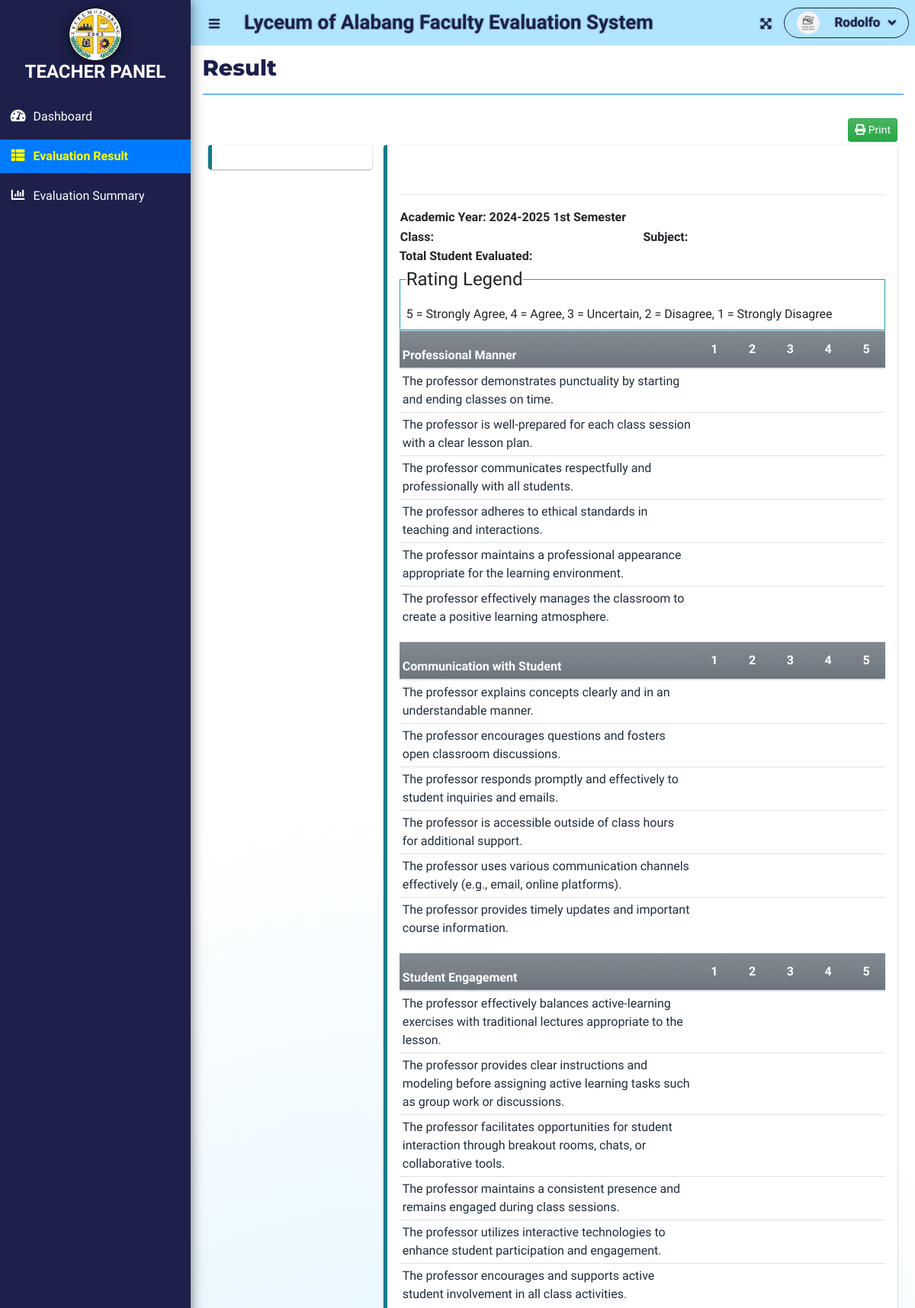
Screenshot of /index.php?page=result (signed in, upper part) with the database file from the repository.
### tables this page shows
CREATE TABLE `criteria_list` (
  `id` int(30) NOT NULL,
  `criteria` text NOT NULL,
  `order_by` int(30) NOT NULL
);

CREATE TABLE `question_list` (
  `id` int(30) NOT NULL,
  `academic_id` int(30) NOT NULL,
  `question` text NOT NULL,
  `order_by` int(30) NOT NULL,
  `criteria_id` int(30) NOT NULL
);

### faculty/result.php (the view, shortened to what this page needs)
<?php
function ordinal_suffix($num)
{
    $num = $num % 100;
    if ($num < 11 || $num > 13) {
        switch ($num % 10) {
            case 1:
                return $num . 'st';
        }
    }
    return $num . 'th';
}
?>
<div class="col-lg-12">
    <div class="row">
        <div class="col-md-12 mb-1">
            <div class="d-flex justify-content-end w-100">
                <button class="btn btn-sm btn-success bg-gradient-success" onclick="window.print()"><i class="fa fa-print"></i> Print</button>
            </div>
        </div>
    </div>
    <div class="row">
        <div class="col-md-3">
            <div class="callout callout-info">
            </div>
        </div>
        <div class="col-md-9">
            <div class="callout callout-info" id="printable">
                <div>
                    <h3 class="text-center">Evaluation Report</h3>
                    <hr>
                    <table width="100%">
                        <tr>
                            <td width="50%">
                                <p><b>Academic Year: <span id="ay"><?php echo $_SESSION['academic']['year'] . ' ' . (ordinal_suffix($_SESSION['academic']['semester'])) ?> Semester</span></b></p>
                            </td>
                            <td></td>
                        </tr>
                        <tr>
                            <td width="50%">
                                <p><b>Class: <span id="classField"></span></b></p>
                            </td>
                            <td width="50%">
                                <p><b>Subject: <span id="subjectField"></span></b></p>
                            </td>
                        </tr>
                    </table>
                    <p class=""><b>Total Student Evaluated: <span id="tse"></span></b></p>
                </div>
                <fieldset class="border border-info p-2 w-100">
                    <legend class="w-auto">Rating Legend</legend>
                    <p>5 = Strongly Agree, 4 = Agree, 3 = Uncertain, 2 = Disagree, 1 = Strongly Disagree</p>
                </fieldset>
                <?php
                $criteria = $conn->query("SELECT * FROM criteria_list WHERE id IN (SELECT criteria_id FROM question_list WHERE academic_id = {$_SESSION['academic']['id']}) ORDER BY ABS(order_by) ASC");
                while ($crow = $criteria->fetch_assoc()):
                ?>
                    <table class="table table-condensed wborder">
                        <thead>
                            <tr class="bg-gradient-secondary">
                                <th class="p-1"><b><?php echo $crow['criteria'] ?></b></th>
                                <th width="5%" class="text-center">1</th>
                                <th width="5%" class="text-center">2</th>
                                <th width="5%" class="text-center">3</th>
                                <th width="5%" class="text-center">4</th>
                                <th width="5%" class="text-center">5</th>
                            </tr>
                        </thead>
                        <tbody class="tr-sortable">
                            <?php
                            $questions = $conn->query("SELECT * FROM question_list WHERE criteria_id = {$crow['id']} AND academic_id = {$_SESSION['academic']['id']} ORDER BY ABS(order_by) ASC");
                            while ($row = $questions->fetch_assoc()):
                            ?>
                                <tr class="bg-white">
                                    <td class="p-1" width="40%">
                                        <?php echo $row['question'] ?>
                                    </td>
                                    <?php for ($c = 1; $c <= 5; $c++): ?>
                                        <td class="text-center">
                                        </td>
                                    <?php endfor; ?>
                                </tr>
                            <?php endwhile; ?>
                        </tbody>
                    </table>
                <?php endwhile; ?>
            </div>
        </div>
    </div>
</div>
</div>

### faculty/sidebar.php (style rules this page uses)
.text-center { color: white; }

### rows the page displays
criteria_list: criteria "Professional Manner"
question_list: question "The professor demonstrates punctuality by starting and ending classes on time."
question_list: question "The professor is well-prepared for each class session with a clear lesson plan."
question_list: question "The professor communicates respectfully and professionally with all students."
question_list: question "The professor adheres to ethical standards in teaching and interactions."
question_list: question "The professor maintains a professional appearance appropriate for the learning environment."
question_list: question "The professor effectively manages the classroom to create a positive learning atmosphere."
criteria_list: criteria "Communication with Student"
question_list: question "The professor explains concepts clearly and in an understandable manner."
question_list: question "The professor encourages questions and fosters open classroom discussions."
question_list: question "The professor responds promptly and effectively to student inquiries and emails."
question_list: question "The professor is accessible outside of class hours for additional support."
question_list: question "The professor uses various communication channels effectively (e.g., email, online platforms)."
question_list: question "The professor provides timely updates and important course information."
criteria_list: criteria "Student Engagement"
question_list: question "The professor effectively balances active-learning exercises with traditional lectures appropriate to the lesson."
question_list: question "The professor provides clear instructions and modeling before assigning active learning tasks such as group work or discussions."
question_list: question "The professor facilitates opportunities for student interaction through breakout rooms, chats, or collaborative tools."
question_list: question "The professor maintains a consistent presence and remains engaged during class sessions."
question_list: question "The professor utilizes interactive technologies to enhance student participation and engagement."
question_list: question "The professor encourages and supports active student involvement in all class activities."

### other values shown
$_SESSION['system']['name'] "Lyceum of Alabang Faculty Evaluation System"
$_SESSION['login_firstname'] "Rodolfo"
$title "Result"
$_SESSION['academic']['year'] "2024-2025"
ordinal_suffix($_SESSION['academic']['semester']) "1st"
